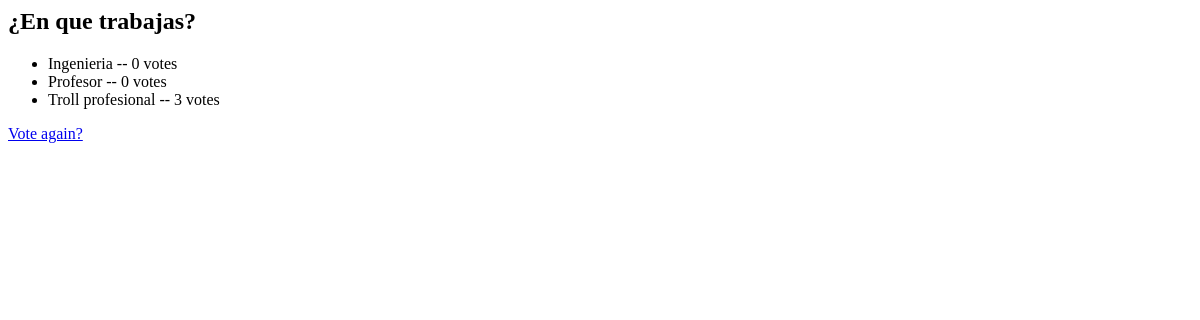
The page /polls/2/results/ on the database as committed earlier.
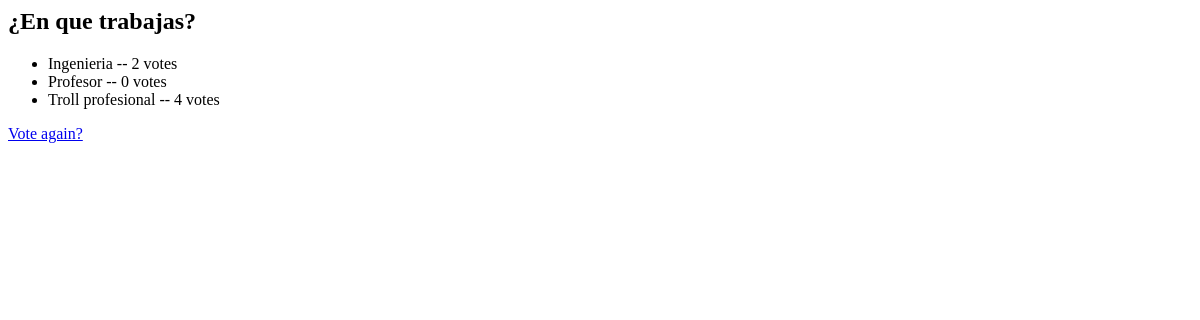
The same page on the database as committed later.
### polls/models.py (models this page shows, shortened)
class Question(models.Model):
    question_text = models.CharField(max_length=200)
    pub_date = models.DateTimeField("date published")

class Choice(models.Model):
    question = models.ForeignKey(Question, on_delete=models.CASCADE)
    choice_text = models.CharField(max_length=200)
    votes = models.IntegerField(default=0)

### polls/views.py (the view)
# urls.py: path("<int:question_id>/results/" , views.results, name="results"),
def results(request, question_id):
    question = get_object_or_404(Question, pk=question_id)
    return render(request, "polls/results.html", {"question": question})

### polls/templates/polls/results.html
<h2>{{ question.question_text }}</h2>
<ul>
{% for choice in question.choice_set.all %}
    <li>{{ choice.choice_text }} -- {{ choice.votes }} vote{{ choice.votes|pluralize }}</li>
{% endfor %}
</ul>
<a href="{% url 'polls:detail' question.id %}">Vote again?</a>

Rows that differ between the two databases and show on the page:
changed Choice "Ingenieria": votes "0" → "2"
changed Choice "Troll profesional": votes "3" → "4"
